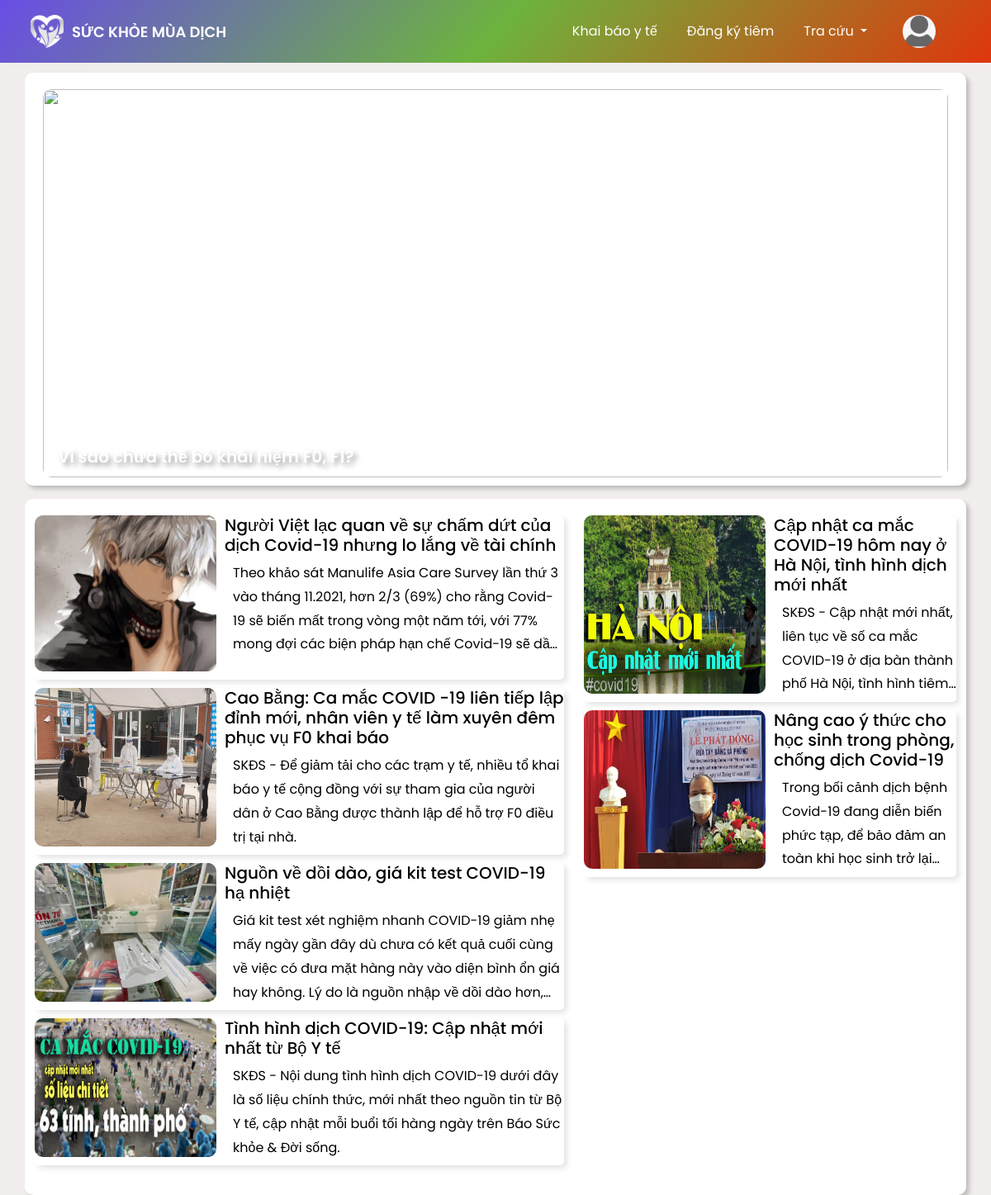
Screenshot of / (signed in) with the database file from the repository.
### tables this page shows
CREATE TABLE `post` (
  `id` int(11) NOT NULL,
  `Title` varchar(200) NOT NULL,
  `img` varchar(200) NOT NULL,
  `paragraph` varchar(500) NOT NULL,
  `date` date NOT NULL
);

### Controllers/BaseController.php (called while the page is built, shortened)
<?php
    class BaseController{
        protected function view($viewpath , array $data=[]){
            require(self::VIEW_FODER_NAME.'/'.str_replace('.','/',$viewpath).'.php');
        }
    }

### Controllers/UserController.php (called while the page is built, shortened)
<?php
class UserController extends BaseController
{
    public function index()
    {
        $PostModel = new PostModel;
        $data = $PostModel->getAll(['*'], ['column' => 'date', 'oder' => 'desc']);
        return $this->view('index', $data);
    }
}

### index.php (called while the page is built, shortened)
<?php
require "./Core/Database.php";
require "./Controllers/BaseController.php";
require "./Models/BaseModel.php";
$acctionName = $_REQUEST['acction'] ?? 'index';
$controllerObject = new $controllerName;
$controllerObject-> $acctionName();

### Models/BaseModel.php (called while the page is built, shortened)
<?php
class BaseModel extends Database
{
    protected $connect;
    public function __construct()
    {
        $this->connect =  $this->connect();
    }
    public function all($table,$select = ['*'],$orderby = [],$limit= 200){
        $column = implode(',',$select);
        $oderstring = implode(' ',$orderby);
        if($oderstring){
            $sql = "SELECT ${column} FROM ${table} ORDER BY ${oderstring} LIMIT ${limit}";
        }else
            $sql = "SELECT ${column} FROM ${table} LIMIT ${limit}";
        $query = $this->_query($sql);
        $data = [];
        While($row = mysqli_fetch_assoc($query)){
           array_push($data,$row);
        }
        return $data;
    }
    private function _query($sql){
         return mysqli_query($this->connect,$sql);
    }
}

### Core/Database.php (called while the page is built, shortened)
<?php
class Database{
    public function connect(){
        $connect  = mysqli_connect(self:: HOST,self::USERNAME,self::PASSWORD,self::DB_NAME);
        if(mysqli_connect_errno() ==0){
            return $connect;
        }
    }
}

### Models/PostModel.php (called while the page is built, shortened)
<?php
class PostModel extends BaseModel
{
    public function getAll($select = ['*'], $orderby = [],$limit= 200 ){
       return $this->all(self::TABLE,$select,$orderby,$limit);
    }
}

### Views/index.php (the view, shortened to what this page needs)
<?php
require "./Views/header.php";
?>
<div class="container">
  <div class="row">
    <div class="col-lg-12 new__wrap">
      <a href="/" class="new">
        <img src="https://www.thegioimaychu.vn/blog/wp-content/uploads/2021/07/TheGioiMayChu-Blog-Image.jpg" alt="">
        <span>Vì sao chưa thể bỏ khái niệm F0, F1?</span>
      </a>
    </div>
  </div>
  <div class="row mt-3 category__wrap">
    <div class="col-xl-7 col-md-12 mb-3">
      <?php
      for ($i = 0; $i < (count($data) * 3/5); $i++) {
      ?>
        <a class="category-left" href="/BTL_NHOM10/?controller=post&acction=details&id=<?php echo $data[$i]['id']  ?>" style="text-decoration: none ;">
          <img src="<?php echo $data[$i]['img']  ?>" alt="" >
          <div style=" padding-left: 10px" class="title1">
            <h5 style="color: #000;"><?php echo $data[$i]['Title']  ?></h5>
            <span style="color: #000;"><?php echo $data[$i]['paragraph']  ?></span>
          </div>
        </a>
      <?php
      }
      ?>
    </div>
    <div class="col-xl-5 col-sm-12 mb-3">
    <?php
      for ($i; $i < count($data); $i++) {
      ?>
        <a class="category-left" href="/BTL_NHOM10/?controller=post&acction=details&id=<?php echo $data[$i]['id']  ?>" style="text-decoration: none ;">
          <img src="<?php echo $data[$i]['img']  ?>" alt="">
          <div style=" padding-left: 10px">
            <h5 style="color: #000;"><?php echo $data[$i]['Title']  ?></h5>
            <span style="color: #000;"><?php echo $data[$i]['paragraph']  ?></span>
          </div>
        </a>
      <?php
      }
      ?>
    </div>
  </div>
</div>
<?php
require "./Views/footer.php";
?>

### Views/css/style.css (style rules this page uses)
* { padding: 0; margin: 0; box-sizing: border-box; font-family: 'Poppins', sans-serif; }
body { height: 100vh; background-color: rgb(241, 237, 237) !important; }
.new__wrap { cursor: pointer; display: flex; width: 100%; background-color: #fff; padding: 20px 0 10px 0; justify-content: center; border-radius: 10px; box-shadow: 4px 4px 5px rgba(0, 0, 0, 0.2); font-size: 20px; font-weight: 600; height: 500px; position: relative; }
.row:first-child { margin-top: 5.5rem; }
.new { margin: 0 10px; width: 100%; }
.new span { position: absolute; left: 40px; bottom: 20px; color: #fff; text-shadow: 4px 4px 6px rgba(0, 0, 0, 0.4); }
.new img { width: 100%; height: 100%; object-fit: cover; border-radius: 10px; }
.category-left { text-decoration: none; cursor: pointer; display: flex; width: 100%; padding-bottom: 10px; box-shadow: 4px 4px 6px rgba(0, 0, 0, 0.1); border-radius: 5px; margin-bottom: 10px; }
.category-left img { max-width: 220px; }
.category-right span, .category-left span { padding-left: 10px; display: -webkit-box; -webkit-box-orient: vertical; -webkit-line-clamp: 4; overflow: hidden; line-height: 1.8rem; height: 7rem; }
.category__wrap { background-color: #fff; padding: 20px 0 10px 0; border-radius: 10px; box-shadow: 4px 4px 5px rgba(0, 0, 0, 0.2); }
.category__wrap img { border-radius: 10px; }

### rows the page displays
post: img (picture), Title "Người Việt lạc quan về sự chấm dứt của dịch Covid-19 nhưng lo lắng về tài chính", paragraph "Theo khảo sát Manulife Asia Care Survey lần thứ 3 vào tháng 11.2021, hơn 2/3 (69%) cho rằng Covid-19 sẽ biến mất trong vòng một năm tới, với 77% mong đợi các biện pháp hạn chế Covid-19 sẽ…"
post: img (picture), Title "Cao Bằng: Ca mắc COVID -19 liên tiếp lập đỉnh mới, nhân viên y tế làm xuyên đêm phục vụ F0 khai báo", paragraph "SKĐS - Để giảm tải cho các trạm y tế, nhiều tổ khai báo y tế cộng đồng với sự tham gia của người dân ở Cao Bằng được thành lập để hỗ trợ F0 điều trị tại nhà."
post: img (picture), Title "Nguồn về dồi dào, giá kit test COVID-19 hạ nhiệt", paragraph "Giá kit test xét nghiệm nhanh COVID-19 giảm nhẹ mấy ngày gần đây dù chưa có kết quả cuối cùng về việc có đưa mặt hàng này vào diện bình ổn giá hay không. Lý do là nguồn nhập về dồi dào…"
post: img (picture), Title "Tình hình dịch COVID-19: Cập nhật mới nhất từ Bộ Y tế", paragraph "SKĐS - Nội dung tình hình dịch COVID-19 dưới đây là số liệu chính thức, mới nhất theo nguồn tin từ Bộ Y tế, cập nhật mỗi buổi tối hàng ngày trên Báo Sức khỏe & Đời sống."
post: img (picture), Title "Cập nhật ca mắc COVID-19 hôm nay ở Hà Nội, tình hình dịch mới nhất", paragraph "SKĐS - Cập nhật mới nhất, liên tục về số ca mắc COVID-19 ở địa bàn thành phố Hà Nội, tình hình…"
post: img (picture), Title "Nâng cao ý thức cho học sinh trong phòng, chống dịch Covid-19", paragraph "Trong bối cảnh dịch bệnh Covid-19 đang diễn biến phức tạp, để bảo đảm an toàn khi học sinh trở…"
